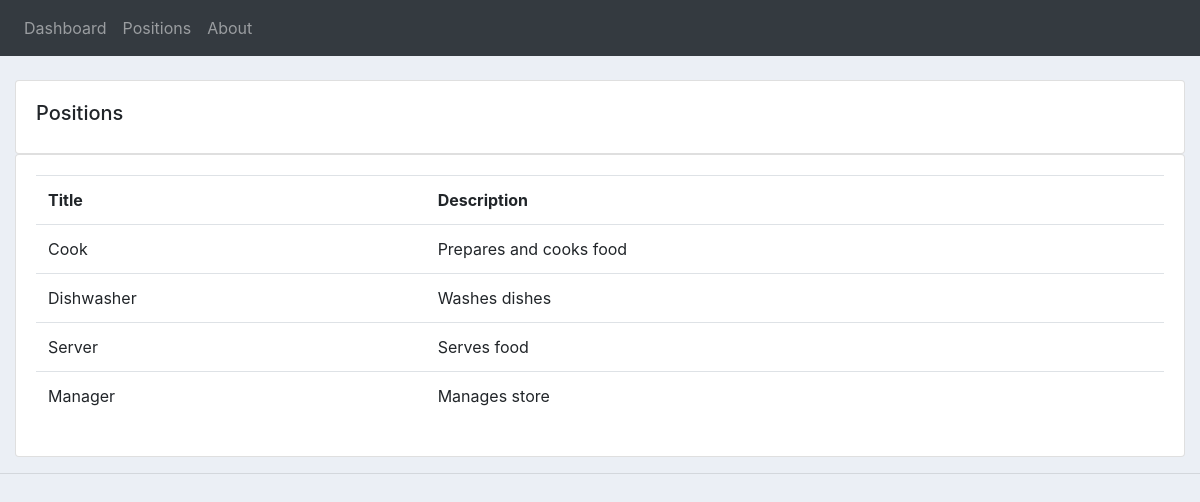
/positions/, run on the app's committed database.
### schedule_app/models.py (models this page shows, shortened)
class Position(models.Model):
    title = models.CharField(max_length=200, null=True)
    description = models.CharField(max_length=200, null=True, blank=True)

### schedule_app/views.py (the view)
# urls.py: path('positions/', views.positions, name='positions'),
def positions(request):
    positions = Position.objects.all()
    return render(request, 'schedule_app/positions.html', {'positions': positions})

### schedule_app/templates/schedule_app/positions.html
{% extends 'schedule_app/main.html' %}
{% block content %}
<br>
<div class="row">
    <div class="col-md">
        <div class="card card-body">
            <h5>Positions</h5>
        </div>
        <div class="card card-body">
            <table class="table">
                <tr>
                    <th>Title</th>
                    <th>Description</th>
                </tr>
                {% for i in positions %}
                <tr>
                    <td>{{i.title}}</td>
                    <td>{{i.description}}</td>
                </tr>
                {% endfor %}
            </table>
        </div>
    </div>
</div>
{% endblock content %}

### schedule_app/static/css/main.css (style rules this page uses)
body { background-color: #ebeff5; }

### data on the page
Position: title "Cook", description "Prepares and cooks food"
Position: title "Dishwasher", description "Washes dishes"
Position: title "Server", description "Serves food"
Position: title "Manager", description "Manages store"
